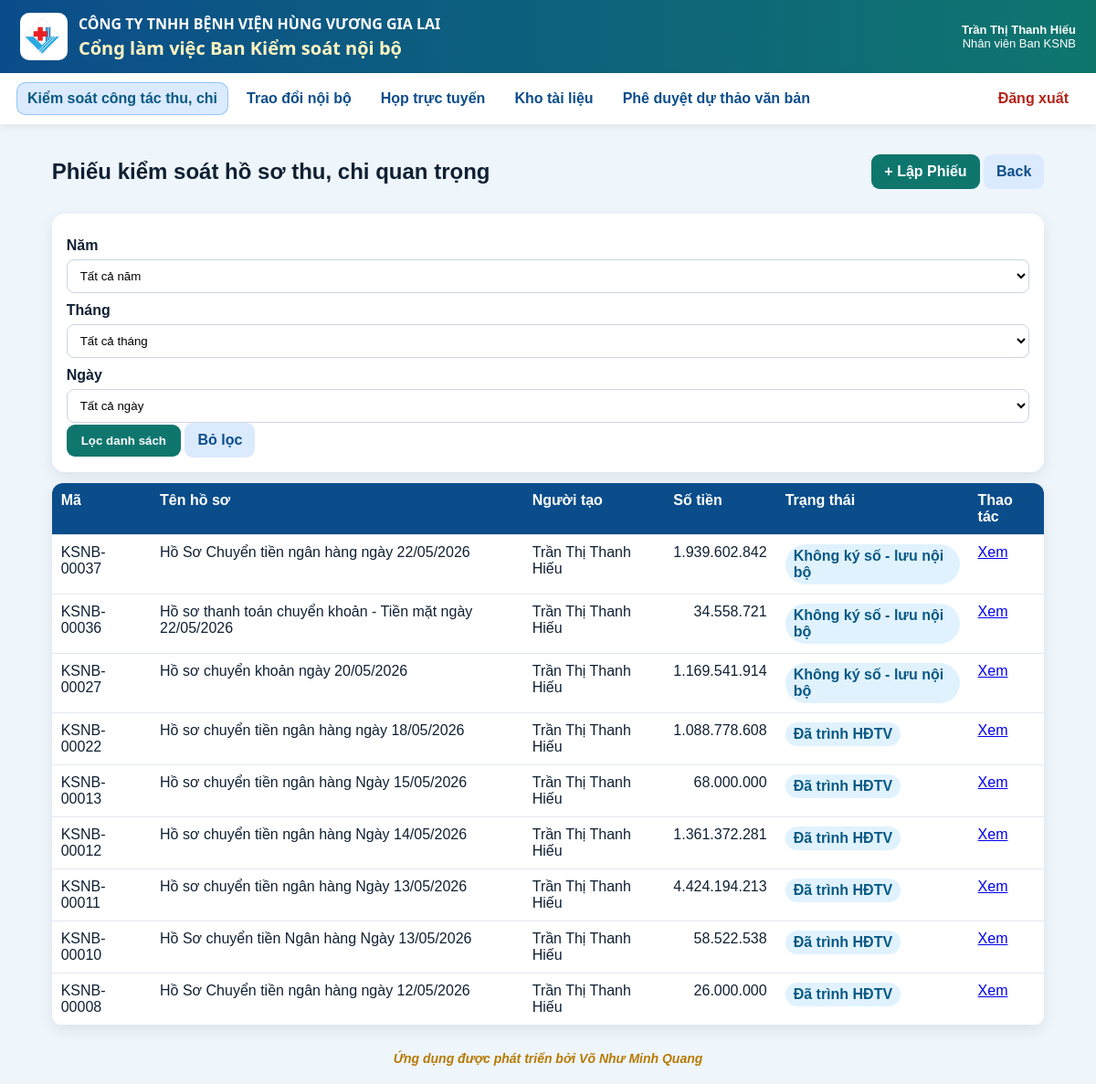
The page /vouchers (signed in) on the database as committed earlier.
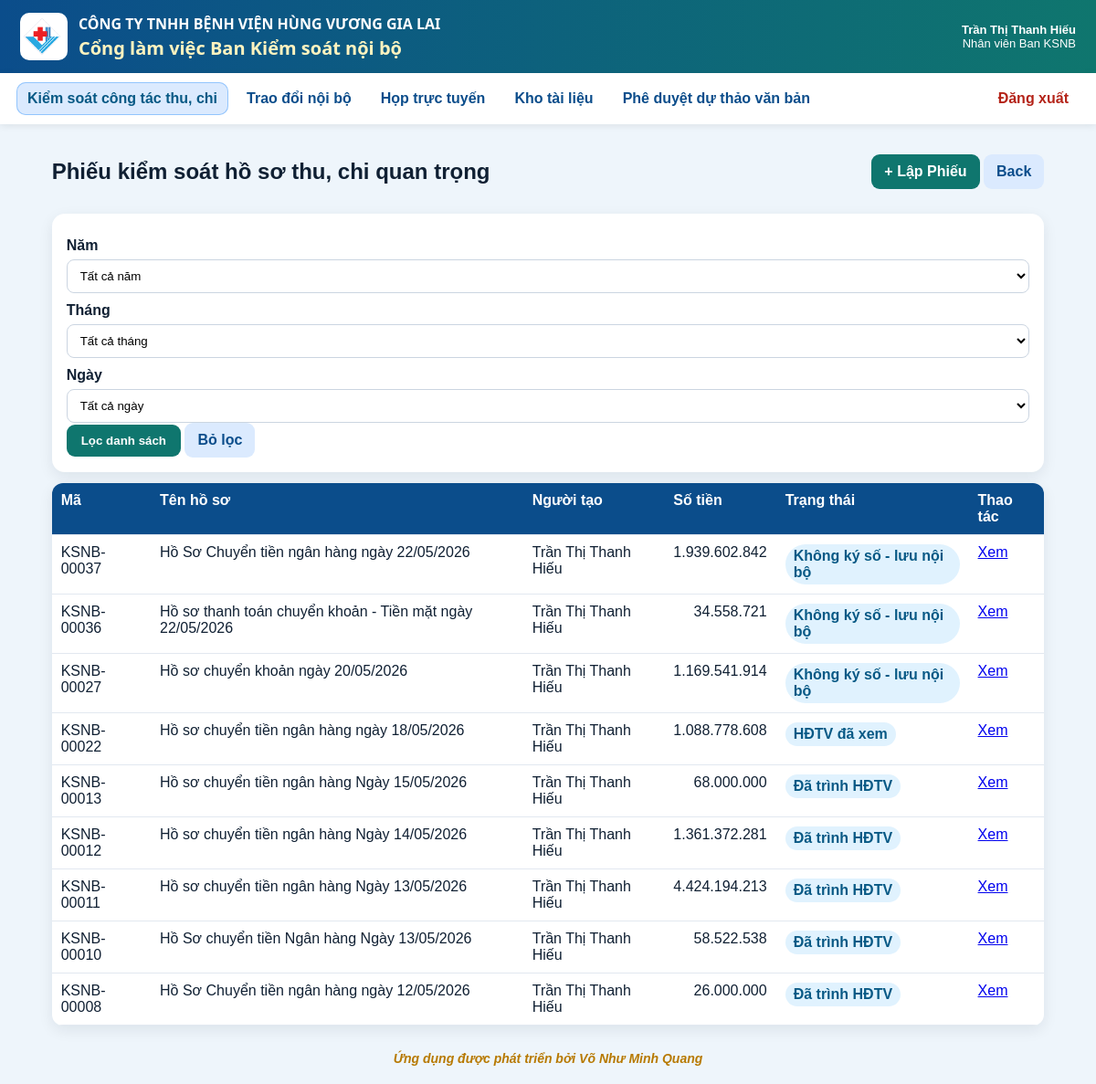
The same page on the database as committed later.
### app/models.py (models this page shows)
class Users(Base):
    __tablename__ = "users"
    id = Column(Integer, primary_key=True)
    username = Column(String, unique=True, nullable=False, index=True)
    full_name = Column(String, nullable=False)
    password_hash = Column(String, nullable=False)
    unit_code = Column(String, nullable=False, default="THANH_VIEN_TRUNG_TAP")
    role_code = Column(String, nullable=False, default="THANH_VIEN_TRUNG_TAP")
    position_title = Column(String, nullable=False, default="Thành viên trưng tập")
    is_active = Column(Integer, nullable=False, default=1)
    created_at = Column(String, nullable=False)
    status = column_property(
        case(
            (is_active == 1, "ACTIVE"),
            else_="LOCKED",
        )
    )

### tables this page shows
CREATE TABLE vouchers (
                id INTEGER PRIMARY KEY AUTOINCREMENT,
                code TEXT UNIQUE,
                title TEXT NOT NULL,
                hồ_so_type TEXT NOT NULL,
                total_amount REAL DEFAULT 0,
                submitting_unit TEXT,
                sender_name TEXT,
                received_at TEXT,
                approval_target TEXT,
                route_mode TEXT NOT NULL,
                status TEXT NOT NULL DEFAULT 'DRAFT',
                section_iv_result TEXT,
                section_iv_note TEXT,
                section_v_text TEXT,
                section_vi_text TEXT,
                created_by INTEGER NOT NULL,
                current_handler INTEGER,
                created_at TEXT NOT NULL DEFAULT CURRENT_TIMESTAMP,
                updated_at TEXT NOT NULL DEFAULT CURRENT_TIMESTAMP,
                submitted_at TEXT,
                submitted_to_board_at TEXT,
                board_saved_at TEXT,
                FOREIGN KEY(created_by) REFERENCES users(id),
                FOREIGN KEY(current_handler) REFERENCES users(id)
            );

### app/routers/vouchers.py (the view)
@router.get("")
def voucher_list(request: Request):
    denied = require_login(request)
    if denied:
        return denied
    user = request.state.user
    selected_year = str(request.query_params.get("year") or "").strip()
    selected_month = str(request.query_params.get("month") or "").strip()
    selected_day = str(request.query_params.get("day") or "").strip()
    where_parts = ["1=1"]
    params: list = []
    if user["role_code"] == "TRUONG_BAN_KSNB":
        where_parts.append(
            "(v.created_by = ? OR v.status IN ('SUBMITTED_TO_HEAD','HEAD_APPROVED','SUBMITTED_TO_BOARD','BOARD_VIEWED','BOARD_SAVED','NO_SIGNATURE_INTERNAL'))"
        )
        params.append(user["id"])
    elif user["role_code"] == "PHO_TRUONG_BAN_KSNB":
        where_parts.append("(v.created_by = ? OR v.current_handler = ?)")
        params.extend([user["id"], user["id"]])
    elif user["role_code"] == "NHAN_VIEN_KSNB":
        where_parts.append("v.created_by = ?")
        params.append(user["id"])
    elif user["role_code"] == "TONG_GIAM_DOC":
        where_parts.append("v.status IN ('SUBMITTED_TO_BOARD','BOARD_VIEWED','BOARD_SAVED')")
    elif user["role_code"] in BOARD_ROLES:
        where_parts.append("v.status IN ('SUBMITTED_TO_BOARD','BOARD_VIEWED','BOARD_SAVED') AND v.current_handler = ?")
        params.append(user["id"])
    elif user["role_code"] != ROLE_ADMIN:
        where_parts.append("0=1")
    if selected_year:
        where_parts.append("strftime('%Y', v.created_at) = ?")
        params.append(selected_year)
    if selected_month:
        where_parts.append("strftime('%m', v.created_at) = ?")
        params.append(selected_month.zfill(2))
    if selected_day:
        where_parts.append("strftime('%d', v.created_at) = ?")
        params.append(selected_day.zfill(2))
    where = " AND ".join(where_parts)
    with get_conn() as conn:
        years = conn.execute(
            """
            SELECT DISTINCT strftime('%Y', created_at) AS year
            FROM vouchers
            WHERE created_at IS NOT NULL
            ORDER BY year DESC
            """
        ).fetchall()
        rows = conn.execute(
            f"""
            SELECT v.*, u.full_name AS creator_name
            FROM vouchers v
            JOIN users u ON u.id = v.created_by
            WHERE {where}
            ORDER BY v.id DESC
            """,
            params,
        ).fetchall()
    admin_seen_voucher_ids: set[int] = set()
    if user["role_code"] == ROLE_ADMIN:
        with get_conn() as conn:
            seen_rows = conn.execute(
                """
                SELECT voucher_id
                FROM voucher_routes
                WHERE action = 'ADMIN_XEM_PHIEU'
                  AND from_user_id = ?
                """,
                (user["id"],),
            ).fetchall()
        admin_seen_voucher_ids = {int(row["voucher_id"]) for row in seen_rows}
    voucher_rows = []
    for row in rows:
        item = dict(row)
        item["is_new_for_current_user"] = False
        if (
            user["role_code"] == ROLE_ADMIN
            and item["status"] in ("SUBMITTED_TO_HEAD", "SUBMITTED_TO_BOARD")
            and int(item["id"]) not in admin_seen_voucher_ids
        ):
            item["is_new_for_current_user"] = True
        elif user["role_code"] in HEAD_ROLES and item["status"] == "SUBMITTED_TO_HEAD" and item["current_handler"] == user["id"]:
            item["is_new_for_current_user"] = True
        elif user["role_code"] in BOARD_ROLES and item["status"] == "SUBMITTED_TO_BOARD" and item["current_handler"] == user["id"]:
            item["is_new_for_current_user"] = True
        voucher_rows.append(item)
    voucher_new_count = sum(1 for item in voucher_rows if item["is_new_for_current_user"])
    months = [f"{i:02d}" for i in range(1, 13)]
    days = [f"{i:02d}" for i in range(1, 32)]
    return templates.TemplateResponse(
        "voucher_list.html",
        {
            "request": request,
            "vouchers": voucher_rows,
            "user": user,
            "status_labels": STATUS_LABELS,
            "years": years,
            "months": months,
            "days": days,
            "selected_year": selected_year,
            "selected_month": selected_month.zfill(2) if selected_month else "",
            "selected_day": selected_day.zfill(2) if selected_day else "",
            "voucher_new_count": voucher_new_count,
        },
    )

### app/templates/voucher_list.html (shortened to what this page needs)
{% extends 'base.html' %}
{% block content %}
<div class="page-head">
  {% if user.role_code in ['TONG_GIAM_DOC','PHO_TGD_THUONG_TRUC','PHO_TONG_GIAM_DOC'] %}
  <h2>Danh sách Phiếu kiểm soát hồ sơ thu, chi quan trọng trình Hội đồng thành viên</h2>
  {% else %}
  <h2>Phiếu kiểm soát hồ sơ thu, chi quan trọng</h2>
  {% endif %}
  <div>
    {% if user.role_code in ['ADMIN','TRUONG_BAN_KSNB','PHO_TRUONG_BAN_KSNB','NHAN_VIEN_KSNB'] %}
    <a class="primary-link voucher-title-font" href="/vouchers/new">+ Lập Phiếu</a>
    {% endif %}
    <a class="secondary-link" href="javascript:history.back()">Back</a>
  </div>
</div>
<div class="panel">
  <form method="get" action="/vouchers" class="grid3">
    <div>
      <label>Năm</label>
      <select name="year">
        <option value="">Tất cả năm</option>
      </select>
    </div>
    <div>
      <label>Tháng</label>
      <select name="month">
        <option value="">Tất cả tháng</option>
      </select>
    </div>
    <div>
      <label>Ngày</label>
      <select name="day">
        <option value="">Tất cả ngày</option>
      </select>
    </div>
    <div style="grid-column:1/-1;">
      <button class="primary voucher-title-font" type="submit">Lọc danh sách</button>
      <a class="secondary-link voucher-title-font" href="/vouchers">Bỏ lọc</a>
    </div>
  </form>
</div>
<table class="table">
  <thead>
    <tr><th>Mã</th><th>Tên hồ sơ</th><th>Người tạo</th><th>Số tiền</th><th>Trạng thái</th><th>Thao tác</th></tr>
  </thead>
  <tbody>
  {% for v in vouchers %}
    <tr class="{% if v.is_new_for_current_user %}voucher-new-row{% endif %}">
      <td>
        {{ v.code }}
      </td>
      <td>{{ v.title }}</td>
      <td>{{ v.creator_name }}</td>
      <td class="num">{{ '{:,.0f}'.format(v.total_amount or 0).replace(',', '.') }}</td>
      <td>
        <span class="badge">{{ status_labels.get(v.status, v.status) }}</span>
      </td>
      <td>
        {% if user.role_code in ['TONG_GIAM_DOC','PHO_TGD_THUONG_TRUC','PHO_TONG_GIAM_DOC'] %}
        <a href="/vouchers/{{ v.id }}/print">Xem</a>
        {% else %}
        <a href="/vouchers/{{ v.id }}">Xem</a>
        {% endif %}
      </td>
    </tr>
  {% else %}
    <tr><td colspan="6" class="empty">Chưa có Phiếu.</td></tr>
  {% endfor %}
  </tbody>
</table>
{% endblock %}

### app/templates/base.html (shortened to what this page needs)
<!doctype html>
<html lang="vi">
<head>
  <link rel="stylesheet" href="/static/style.css">
</head>
<body class="{% if not request.state.user %}auth-page{% endif %}">
  <header class="topbar">
    <div class="brandbox">
      <img class="brand-logo" src="/static/images/logo.png" alt="Logo">
      <div>
        <div class="company">CÔNG TY TNHH BỆNH VIỆN HÙNG VƯƠNG GIA LAI</div>
        <div class="app-title">Cổng làm việc Ban Kiểm soát nội bộ</div>
      </div>
    </div>
    {% if request.state.user %}
    <div class="userbox">
      <b>{{ request.state.user.full_name }}</b><br>
      <span>{{ request.state.user.position_title }}</span>
    </div>
    {% endif %}
  </header>
  {% if request.state.user %}
  {% set role_code = request.state.user.role_code %}
  {% set is_admin = role_code == 'ADMIN' %}
  {% set is_ksnb = role_code in ['TRUONG_BAN_KSNB', 'PHO_TRUONG_BAN_KSNB', 'NHAN_VIEN_KSNB'] %}
  {% set is_board = role_code in ['TONG_GIAM_DOC', 'PHO_TGD_THUONG_TRUC', 'PHO_TONG_GIAM_DOC'] %}
  <nav class="nav" id="mainNav" aria-label="Điều hướng chính">
    {% if is_admin or is_ksnb or is_board %}
    <a class="hvgl-nav-link {% if request.url.path.startswith('/revenue-control') or request.url.path.startswith('/vouchers') or request.url.path.startswith('/cash-control') or request.url.path.startswith('/control-statistics') %}is-active{% endif %}" href="/revenue-control" data-nav-key="revenue_control">
      <span class="hvgl-nav-text">Kiểm soát công tác thu, chi</span>
    </a>
    {% endif %}
    <a class="hvgl-nav-link {% if request.url.path.startswith('/chat') %}is-active{% endif %}" href="/chat" data-nav-key="chat">
      <span class="hvgl-nav-text">Trao đổi nội bộ</span>
    </a>
    <a class="hvgl-nav-link {% if request.url.path.startswith('/meetings') %}is-active{% endif %}" href="/meetings" data-nav-key="meetings">
      <span class="hvgl-nav-text">Họp trực tuyến</span>
    </a>
    {% if is_admin or is_ksnb %}
    <a class="hvgl-nav-link {% if request.url.path.startswith('/documents') %}is-active{% endif %}" href="/documents" data-nav-key="documents">
      <span class="hvgl-nav-text">Kho tài liệu</span>
    </a>
    {% endif %}
    {% if is_admin or is_ksnb or is_board %}
    <a class="hvgl-nav-link {% if request.url.path.startswith('/draft-approvals') or request.url.path.startswith('/draft-approval') %}is-active{% endif %}" href="/draft-approvals" data-nav-key="draft_approvals">
      <span class="hvgl-nav-text">Phê duyệt dự thảo văn bản</span>
    </a>
    {% endif %}
    <a class="logout" href="/logout">Đăng xuất</a>
  </nav>
  {% endif %}
  <main class="container">
    {% block content %}{% endblock %}
  </main>
  {% if request.state.user %}
  <footer class="app-footer">
    Ứng dụng được phát triển bởi Võ Như Minh Quang
  </footer>
  {% endif %}
</body>
</html>

### app/static/style.css (style rules this page uses)
* { box-sizing:border-box }
body { margin:0;font-family:Arial,Helvetica,sans-serif;background:#eef5fb;color:#102033 }
.topbar { display:flex;justify-content:space-between;gap:16px;align-items:center;padding:14px 22px;background:linear-gradient(90deg,#0b4d8b,#0f766e);color:#fff }
.company { font-weight:700;letter-spacing:.3px }
.app-title { font-size:20px;font-weight:800;color:#f7d354;margin-top:4px }
.userbox { text-align:right;font-size:13px }
.nav { display:flex;gap:8px;align-items:center;flex-wrap:wrap;padding:10px 18px;background:#fff;box-shadow:0 2px 8px rgba(0,0,0,.08) }
.nav a { padding:9px 12px;text-decoration:none;color:#0b4d8b;border-radius:9px;font-weight:700 }
.nav .logout { margin-left:auto;color:#b42318 }
.container { width:calc(100% - 3cm); max-width:none; margin:18px auto; padding:0; }
label { display:block;font-weight:700;margin:10px 0 6px }
input,select,textarea { width:100%;padding:9px 10px;border:1px solid #cbd5e1;border-radius:8px;background:#fff }
.primary,.secondary { border:0;border-radius:9px;padding:10px 16px;font-weight:800;cursor:pointer }
.primary { background:#0f766e;color:#fff }
.primary-link,.secondary-link { display:inline-block;text-decoration:none;border-radius:9px;padding:10px 14px;font-weight:800 }
.primary-link { background:#0f766e;color:#fff }
.secondary-link { background:#dbeafe;color:#0b4d8b }
.page-head { display:flex;justify-content:space-between;align-items:center;gap:12px;margin-bottom:12px }
.panel { background:#fff;border-radius:14px;padding:16px;margin:12px 0;box-shadow:0 5px 16px rgba(15,23,42,.08) }
.table { width:100%;border-collapse:collapse;background:#fff;border-radius:12px;overflow:hidden;box-shadow:0 5px 16px rgba(15,23,42,.08) }
.table th,.table td { padding:10px;border-bottom:1px solid #e2e8f0;vertical-align:top }
.table th { background:#0b4d8b;color:#fff;text-align:left }
.num { text-align:right }
.badge { display:inline-block;background:#e0f2fe;color:#075985;border-radius:999px;padding:4px 9px;font-weight:800 }
.brandbox { display:flex;align-items:center;gap:12px }
.brand-logo { width:52px;height:52px;object-fit:contain;background:#fff;border-radius:10px;padding:4px }

### app/templates/base.html (style rules this page uses)
.company, .app-title { font-family: "Segoe UI", Arial, sans-serif; letter-spacing: 0; line-height: 1.25; }
.company { color: #ffffff; font-weight: 900; text-transform: uppercase; }
.app-title { color: #fff3bf; font-weight: 650; }
.nav a.hvgl-nav-link { position: relative; display: inline-flex; align-items: center; gap: 6px; font-family: inherit; font-weight: 700; border-radius: 10px; transition: background-color 0.15s ease, color 0.15s ease, box-shadow 0.15s ease; }
.nav a.hvgl-nav-link.is-active { background: #dbeafe !important; color: #075985 !important; box-shadow: inset 0 0 0 1px #93c5fd; }
.nav a.hvgl-nav-link.is-active .hvgl-nav-text { color: #075985 !important; }
.app-footer { margin: 18px auto 10px auto; padding: 10px 12px; text-align: center; color: #b77900; font-style: italic; font-weight: 700; font-size: 14px; }

### app/templates/voucher_list.html (style rules this page uses)
.voucher-title-font { font-family: inherit; font-weight: 700; }

Rows that differ between the two databases and show on the page:
changed vouchers "KSNB-00022": get "Đã trình HĐTV" → "HĐTV đã xem"
